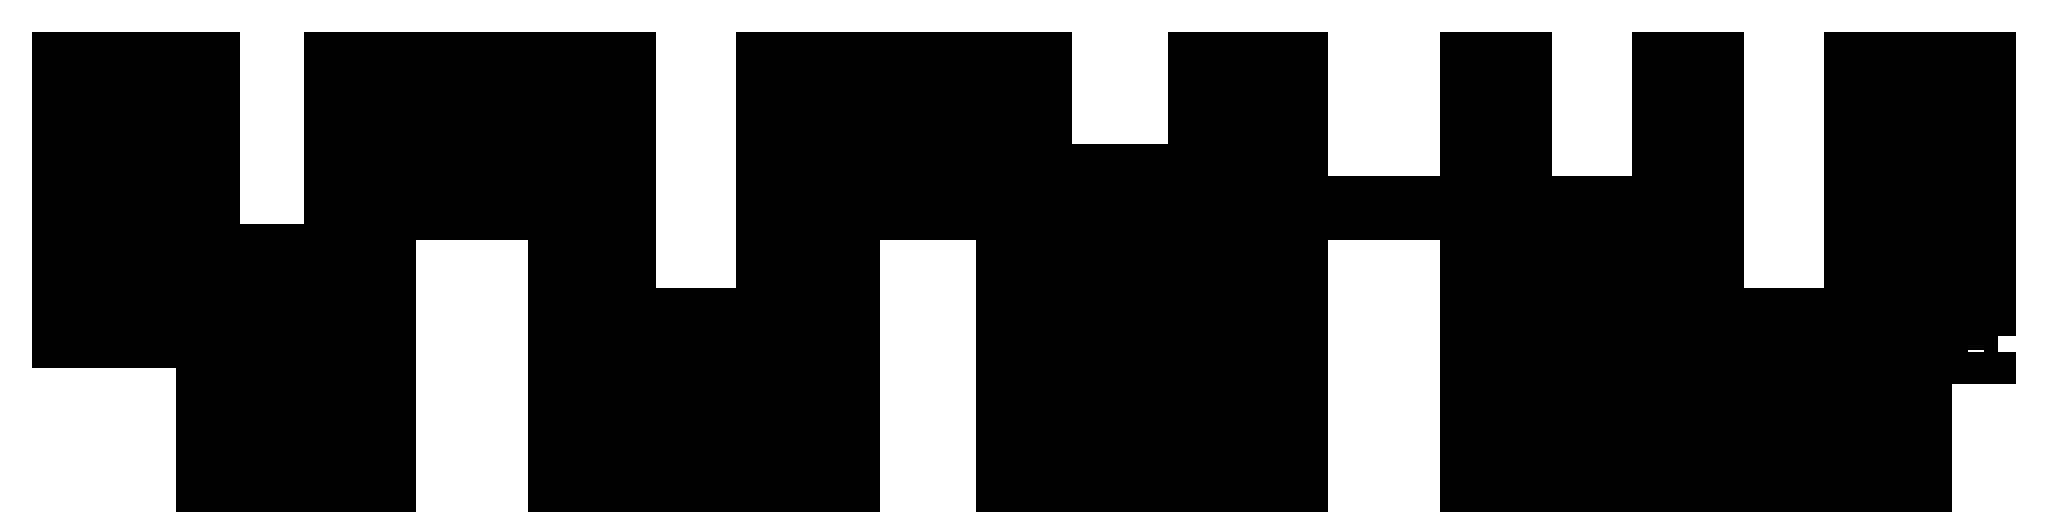

A 2D game scene composited from a Tiled map and its tileset images. What follows is a short description and the map's XML, with each tile layer's data collapsed to a summary:
An orthogonal 128x32 tile map with 16x16 px tiles, 2 tile layers (background, graphics) and 41 objects.

<map version="1.0" orientation="orthogonal" width="128" height="32" tilewidth="16" tileheight="16">
 <tileset firstgid="1" name="RetroHookTileset" tilewidth="16" tileheight="16" spacing="2" margin="2">
  <image source="RetroHookTileset.png" width="54" height="72" />
 </tileset>
 <layer name="background" width="128" height="32">
  <data>[4096 cells, 4096 non-empty, 1 distinct tile ids]</data>
 </layer>
 <layer name="graphics" width="128" height="32">
  <data>[4096 cells, 1194 non-empty, 6 distinct tile ids]</data>
 </layer>
 <objectgroup name="exit" width="128" height="32">
  <object x="1984" y="352" width="16" height="32" />
 </objectgroup>
 <objectgroup name="ground" width="128" height="32">
  <object x="16" y="32" width="16" height="336" />
  <object x="16" y="368" width="160" height="16" />
  <object x="160" y="384" width="16" height="128" />
  <object x="16" y="16" width="240" height="16" />
  <object x="240" y="32" width="16" height="176" />
  <object x="240" y="208" width="64" height="16" />
  <object x="288" y="32" width="16" height="176" />
  <object x="288" y="16" width="384" height="16" />
  <object x="656" y="32" width="16" height="240" />
  <object x="656" y="272" width="80" height="16" />
  <object x="720" y="32" width="16" height="240" />
  <object x="720" y="16" width="368" height="16" />
  <object x="1072" y="32" width="16" height="96" />
  <object x="1072" y="128" width="96" height="16" />
  <object x="1152" y="32" width="16" height="96" />
  <object x="1152" y="16" width="192" height="16" />
  <object x="1328" y="32" width="16" height="128" />
  <object x="1328" y="160" width="112" height="16" />
  <object x="1424" y="32" width="16" height="128" />
  <object x="1424" y="16" width="144" height="16" />
  <object x="1552" y="32" width="16" height="128" />
  <object x="1552" y="160" width="80" height="16" />
  <object x="1616" y="32" width="16" height="128" />
  <object x="1616" y="16" width="144" height="16" />
  <object x="1744" y="32" width="16" height="240" />
  <object x="1744" y="272" width="80" height="16" />
  <object x="1808" y="32" width="16" height="240" />
  <object x="1808" y="16" width="224" height="16" />
  <object x="2016" y="32" width="16" height="352" />
  <object x="1952" y="384" width="80" height="16" />
  <object x="1952" y="400" width="16" height="112" />
  <object x="1328" y="256" width="16" height="256" />
  <object x="1328" y="240" width="112" height="16" />
  <object x="1424" y="256" width="16" height="256" />
  <object x="880" y="256" width="16" height="256" />
  <object x="880" y="240" width="96" height="16" />
  <object x="960" y="256" width="16" height="256" />
  <object x="416" y="240" width="112" height="16" />
  <object x="416" y="256" width="16" height="256" />
  <object x="512" y="256" width="16" height="256" />
 </objectgroup>
 <objectgroup name="moving_platform" width="128" height="32" />
</map>